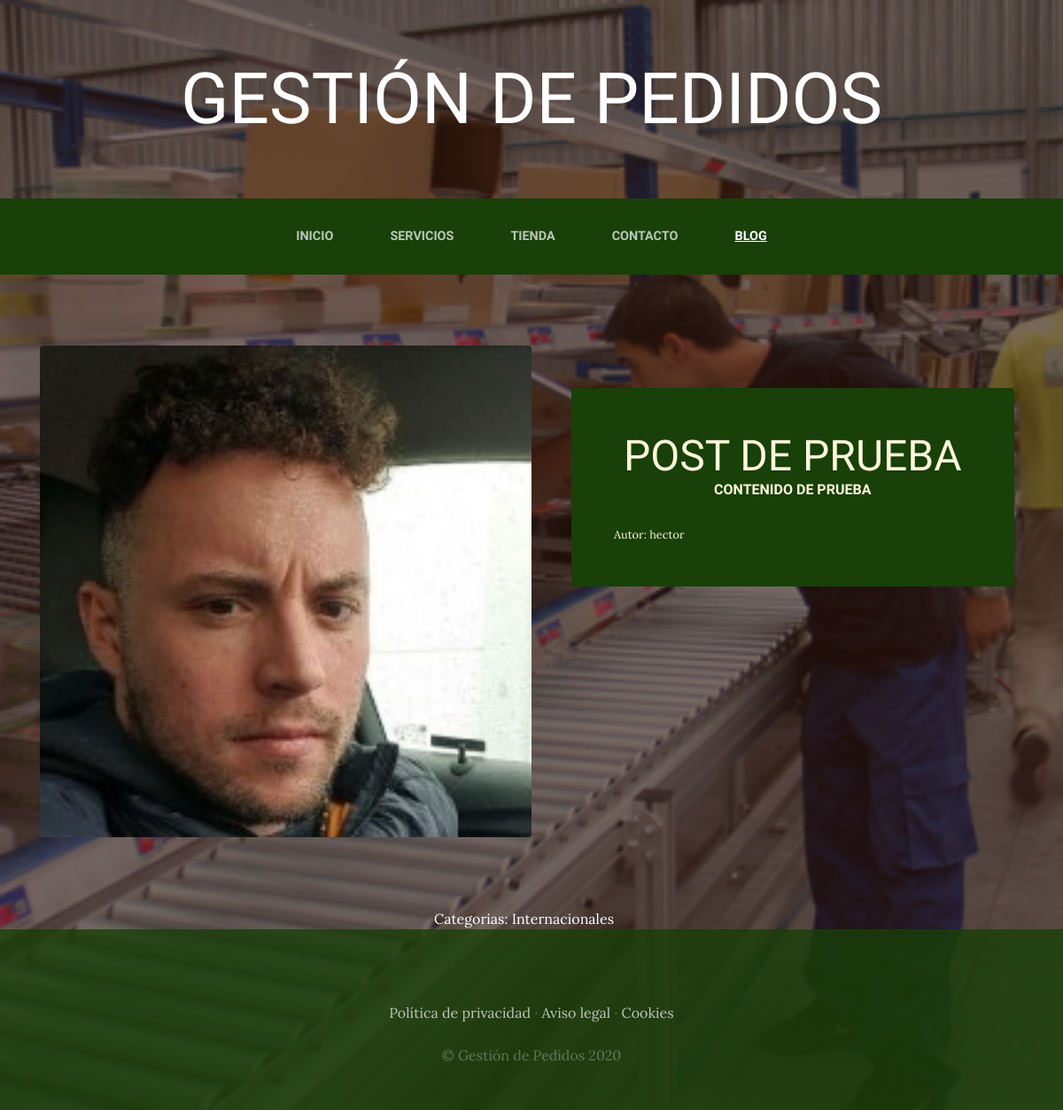
The app's page /blog/categoria/1/ with its own data.
### blog/models.py (models this page shows, shortened)
class Post(models.Model):
    titulo=models.CharField(max_length=50)
    contenido=models.CharField(max_length=50)
    imagen=models.ImageField(upload_to='blog', null=True, blank=True)
    autor=models.ForeignKey(User, on_delete=models.CASCADE)
    categorias=models.ManyToManyField(Categoria)
    created=models.DateTimeField(auto_now_add=True)
    updated=models.DateTimeField(auto_now_add=True)
    class Meta:
        verbose_name='post'
        verbose_name_plural='post'

class Categoria(models.Model):
    nombre=models.CharField(max_length=50)
    created=models.DateTimeField(auto_now_add=True)
    updated=models.DateTimeField(auto_now_add=True)
    class Meta:
        verbose_name='categoria'
        verbose_name_plural='categorias'

### blog/views.py (the view)
# urls.py: path('/categoria/<int:categoria_id>/', views.categoria, name="categoria"),
def categoria(request, categoria_id):
    categoria=Categoria.objects.get(id=categoria_id)
    posts=Post.objects.filter(categorias=categoria)
    return render(request, "blog/categoria.html", {'categoria':categoria,"posts":posts})

### blog/templates/blog/categoria.html
{% extends "ProyectoWebApp/base.html" %}
{% load static %}
{% block content %}
    {% for post in posts %}
    <section class="page-section clearfix">
        <div class="container">
          <div class="intro">
            <img class="intro-img img-fluid mb-3 mb-lg-0 rounded" src="{{post.imagen.url}}" alt="" style="width: 50%;">
            <div class="intro-text left-0 text-center bg-faded p-5 rounded">
              <h2 class="section-heading mb-4" >
                <span class="section-heading-lower">{{post.titulo}}</span>
                <span class="section-heading-upper">{{post.contenido}}</span>
              </h2>
              <div style="text-align: left; font-size: 0.8em;">
                Autor: {{post.autor}}
              </div>
            </div>
          </div>
        </div>
      </section>
    {% endfor %}
    <section>
      <div style="width: 75%; margin: auto; text-align: center; color: white;">
        Categorias:
        {% for post in posts %}
            {% for categoria in post.categorias.all %}
              {{categoria.nombre}} &nbsp;&nbsp;&nbsp;
            {% endfor %}
        {% endfor %}
      </div>
    </section>
{% endblock %}

### ProyectoWebApp/static/ProyectoWebApp/css/gestion.css (style rules this page uses)
body { font-family: 'Lora'; background: linear-gradient(rgba(47, 23, 15, 0.65), rgba(47, 23, 15, 0.65)), url("../img/bg_main.jpg"); background-attachment: fixed; background-position: center; background-size: cover; }
h1, h2, h3, h4, h5, h6 { font-family: 'Raleway'; }
.page-section { margin-top: 5rem; margin-bottom: 5rem; }
.section-heading { text-transform: uppercase; }
.section-heading .section-heading-upper { display: block; font-size: 1rem; font-weight: 800; padding-bottom:.5rem; }
.section-heading .section-heading-lower { display: block; font-size: 3rem; font-weight: 100; }
.bg-faded { background-color: rgba(255, 255, 255, 0.85); }
.intro { position: relative; }
@media (min-width: 992px) { .intro .intro-img { width: 75%; float: left; } }
@media (min-width: 992px) { .intro .intro-text { left: 600; width: 60%; margin-top: 3rem; background-color: rgba(24, 64, 8); color: cornsilk; position: absolute; } }
@media (min-width: 1200px) { .intro .intro-text { width: 45%; } }

### records on screen
Post: imagen (picture), titulo "POST DE PRUEBA", contenido "CONTENIDO DE PRUEBA", autor "hector"
Categoria: nombre "Internacionales"
